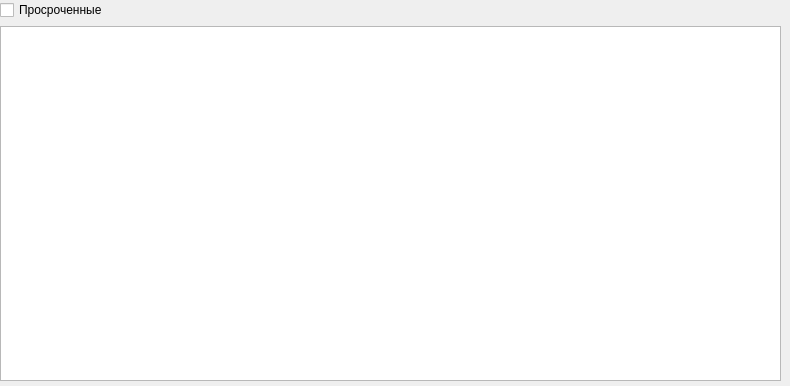
<?xml version="1.0" encoding="UTF-8"?>
<ui version="4.0">
 <class>statForm</class>
 <widget class="QWidget" name="statForm">
  <property name="geometry">
   <rect>
    <x>0</x>
    <y>0</y>
    <width>790</width>
    <height>386</height>
   </rect>
  </property>
  <property name="windowTitle">
   <string>Статистика</string>
  </property>
  <widget class="QWidget" name="">
   <property name="geometry">
    <rect>
     <x>0</x>
     <y>0</y>
     <width>781</width>
     <height>381</height>
    </rect>
   </property>
   <layout class="QVBoxLayout" name="verticalLayout">
    <item>
     <widget class="QCheckBox" name="overCheckBox">
      <property name="text">
       <string>Просроченные</string>
      </property>
     </widget>
    </item>
    <item>
     <widget class="QTableWidget" name="statTableWidget"/>
    </item>
   </layout>
  </widget>
 </widget>
 <resources/>
 <connections/>
</ui>
